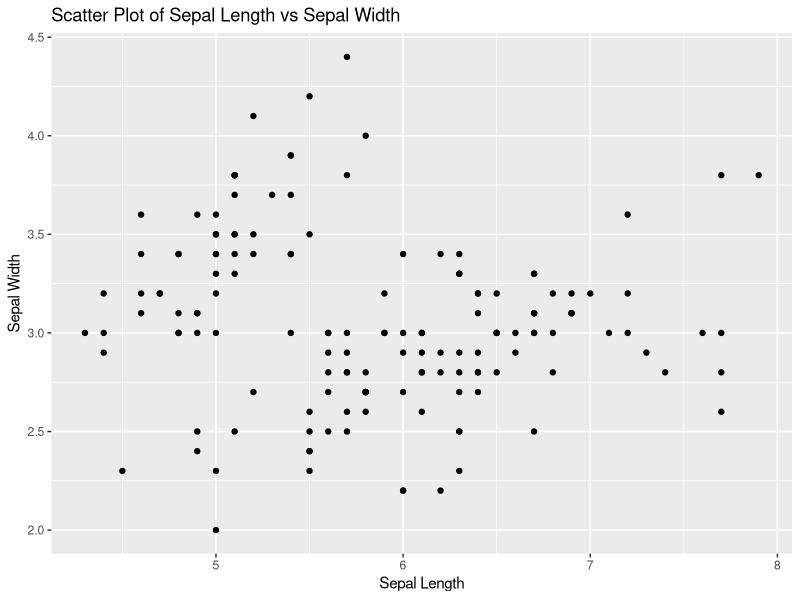
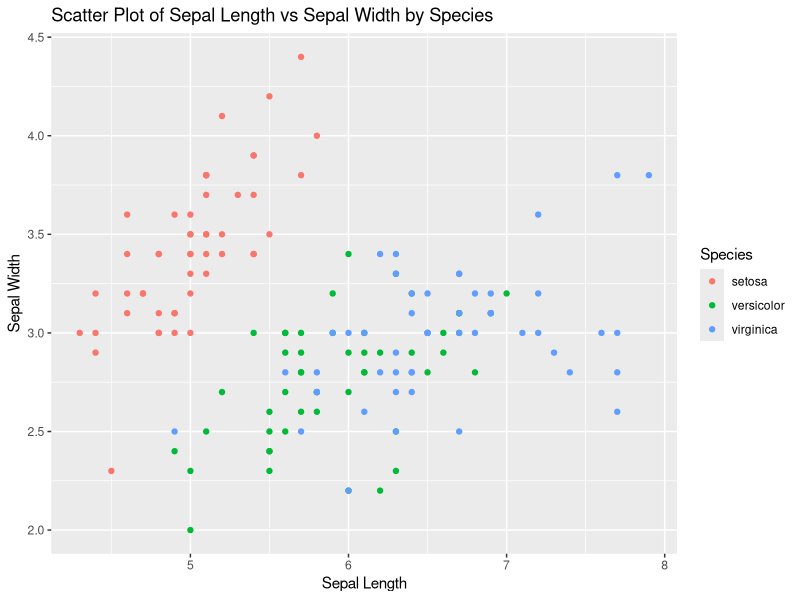
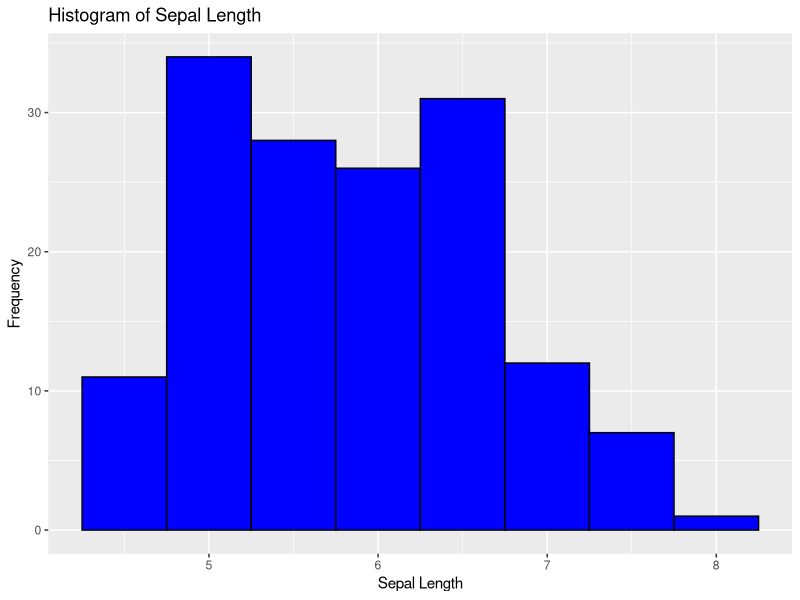
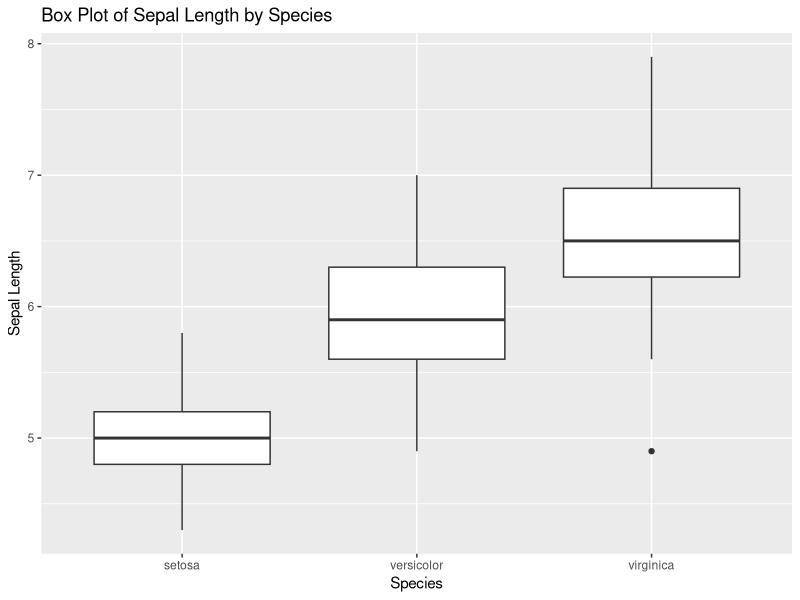
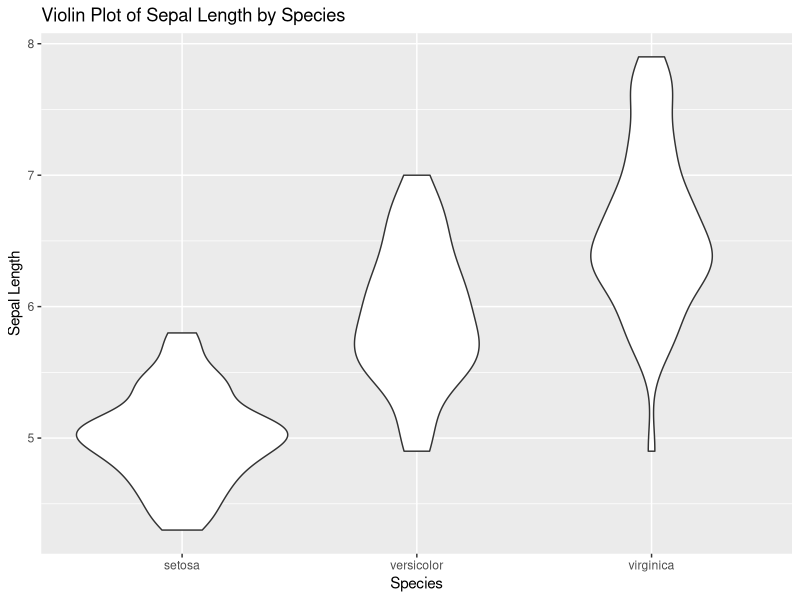
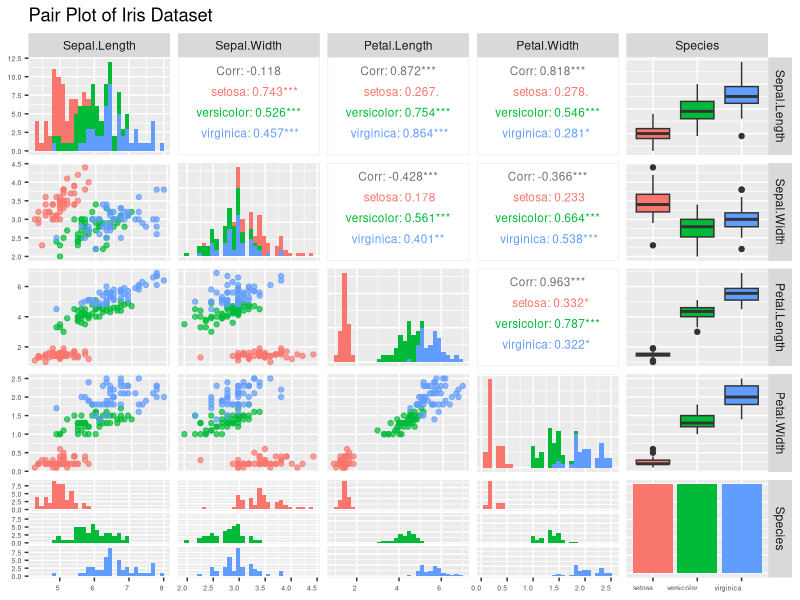

Write the R code that produced these figures, in order.
## ---- chunk 1
knitr::opts_chunk$set(echo = TRUE)
library(ggplot2)
library(datasets)
## ---- chunk 2
data(iris)
head(iris)
## ---- chunk 3
ggplot(iris, aes(x = Sepal.Length, y = Sepal.Width)) +
  geom_point() +
  labs(title = "Scatter Plot of Sepal Length vs Sepal Width",
       x = "Sepal Length",
       y = "Sepal Width")
## ---- chunk 4
ggplot(iris, aes(x = Sepal.Length, y = Sepal.Width, color = Species)) +
  geom_point() +
  labs(title = "Scatter Plot of Sepal Length vs Sepal Width by Species",
       x = "Sepal Length",
       y = "Sepal Width")
## ---- chunk 5
ggplot(iris, aes(x = Sepal.Length)) +
  geom_histogram(binwidth = 0.5, fill = "blue", color = "black") +
  labs(title = "Histogram of Sepal Length",
       x = "Sepal Length",
       y = "Frequency")
## ---- chunk 6
ggplot(iris, aes(x = Species, y = Sepal.Length)) +
  geom_boxplot() +
  labs(title = "Box Plot of Sepal Length by Species",
       x = "Species",
       y = "Sepal Length")
## ---- chunk 7
ggplot(iris, aes(x = Species, y = Sepal.Length)) +
  geom_violin() +
  labs(title = "Violin Plot of Sepal Length by Species",
       x = "Species",
       y = "Sepal Length")
## ---- chunk 8
library(GGally)
ggpairs(iris, aes(color = Species), 
        lower = list(continuous = wrap("points", alpha = 0.7, size = 1.5)),
        upper = list(continuous = wrap("cor", size = 3)),
        diag = list(continuous = wrap("barDiag", size = 3))) +
  theme(axis.text.x = element_text(hjust = 1, size = 5),
        axis.text.y = element_text(size = 5)) +
  labs(title = "Pair Plot of Iris Dataset")

